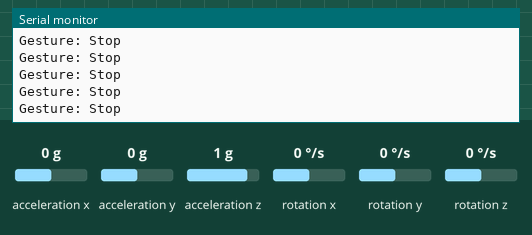
The sketch below on a simulated ESP32. On the bench: the last lines printed to the serial monitor. The inputs (shaded band) are chosen by the test bench; at power-on: acceleration x 0 g, acceleration y 0 g, acceleration z 1 g, rotation x 0 °/s, rotation y 0 °/s, rotation z 0 °/s. WiFi joins after 1.5 s; servers stay silent unless stated; no MQTT or app messages arrive unless stated.

Above: at 2.7 s.
2.8 s: acceleration x set to -1.4 g
At 2.82 s:
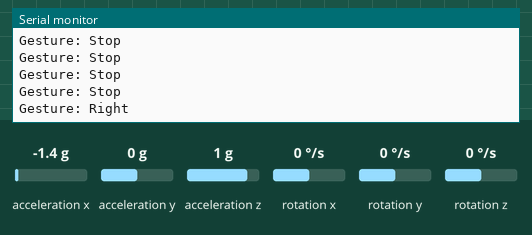
4.7 s: acceleration x set to 0.8 g
At 4.8 s:
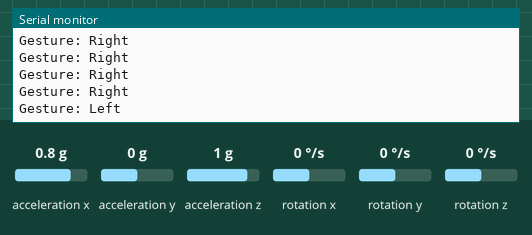

Measured:
- after the input at 2.8 s, the serial monitor: prints a new line at once (image 1)
- after the input at 4.7 s, the serial monitor: prints a new line after 0.10 s (image 2)

The sketch:

gesture_detection.ino
```cpp
#include <Wire.h>
#include <MPU6050.h>
#include <WiFi.h>
#include <PubSubClient.h>

// Wi-Fi Credentials
const char* ssid = "your_wifi_ssid";  // Replace with your Wi-Fi SSID
const char* password = "your_wifi_password";  // Replace with your Wi-Fi password

// MQTT Configuration
const char* mqtt_server = "192.168.0.10";  // Replace with your MQTT broker IP address
const char* topic = "robot/commands";

WiFiClient espClient;
PubSubClient client(espClient);
MPU6050 mpu;

// Variables to store sensor data
int16_t ax, ay, az, gx, gy, gz;

void setup_wifi() {
  delay(10);
  WiFi.begin(ssid, password);
  Serial.print("Connecting to Wi-Fi");
  while (WiFi.status() != WL_CONNECTED) {
    delay(500);
    Serial.print(".");
  }
  Serial.println("\nConnected to Wi-Fi");
}

void setup() {
  Serial.begin(115200);

  // Initialize MPU6050
  Wire.begin();
  mpu.initialize();
  if (mpu.testConnection()) {
    Serial.println("MPU6050 connection successful");
  } else {
    Serial.println("MPU6050 connection failed");
    while (1); // Halt execution if MPU6050 fails
  }

  // Initialize Wi-Fi and MQTT
  setup_wifi();
  client.setServer(mqtt_server, 1883);

  // Wait for MQTT connection
  while (!client.connected()) {
    Serial.println("Connecting to MQTT...");
    if (client.connect("GloveController")) {
      Serial.println("Connected to MQTT broker");
    } else {
      delay(500);
      Serial.print(".");
    }
  }
}

void loop() {
  // Reconnect to MQTT broker if connection is lost
  if (!client.connected()) {
    while (!client.connect("GloveController")) {
      Serial.println("Reconnecting to MQTT...");
      delay(500);
    }
  }

  // Read sensor data
  mpu.getMotion6(&ax, &ay, &az, &gx, &gy, &gz);

  // Gesture detection logic
  if (ax > 5000) {
    client.publish(topic, "left");
    Serial.println("Gesture: Left");
  } else if (ax < -5000) {
    client.publish(topic, "right");
    Serial.println("Gesture: Right");
  } else if (ay > 5000) {
    client.publish(topic, "forward");
    Serial.println("Gesture: Forward");
  } else if (ay < -5000) {
    client.publish(topic, "backward");
    Serial.println("Gesture: Backward");
  } else {
    client.publish(topic, "stop");
    Serial.println("Gesture: Stop");
  }

  delay(100); // Adjust delay for responsiveness
}
```
